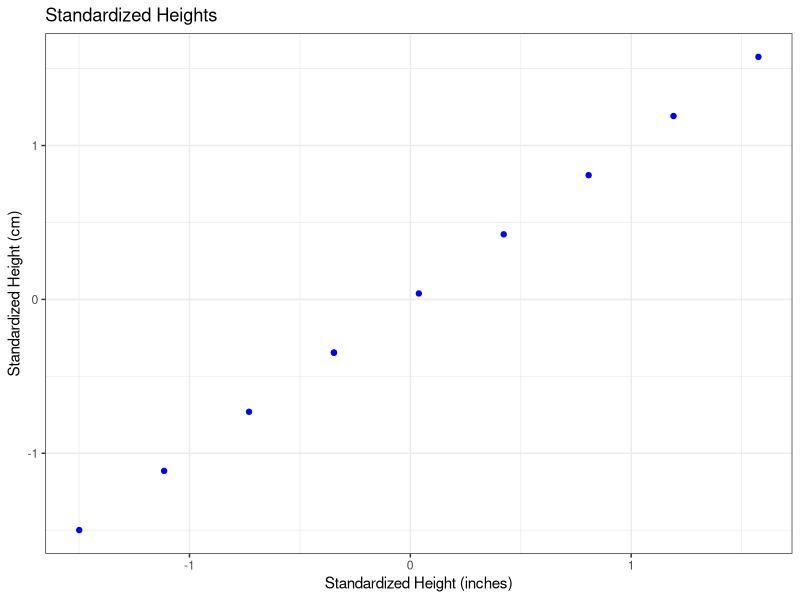

R code for this plot:
library(ggplot2)

# Given data
weight_lbs <- c(150, 160, 155, 165, 170, 160, 158, 175, 180, 170)
height_inches <- c(68, 72, 66, 69, 71, 65, 67, 70, 73, 68)
height_cm <- c(172.72, 182.88, 167.64, 175.26, 180.34, 165.1, 170.18, 177.8, 185.42, 172.72)

# Create a data frame
df <- data.frame(
  weight_lbs = weight_lbs,
  height_inches = height_inches,
  height_cm = height_cm
)

# TODO: Standardize 'Height (inches)' and 'Height (cm)'
X_standard_df <- df
X_standard_df$height_inches <- as.numeric(scale(df$height_inches))
X_standard_df$height_cm <- as.numeric(scale(df$height_cm))

# Plot standardized data
plot <- ggplot(X_standard_df, aes(x = height_inches, y = height_cm)) +
  geom_point(color = "blue") +
  ggtitle("Standardized Heights") +
  xlab("Standardized Height (inches)") +
  ylab("Standardized Height (cm)") +
  theme_bw() +
  theme(panel.grid = element_line())

print(plot)
